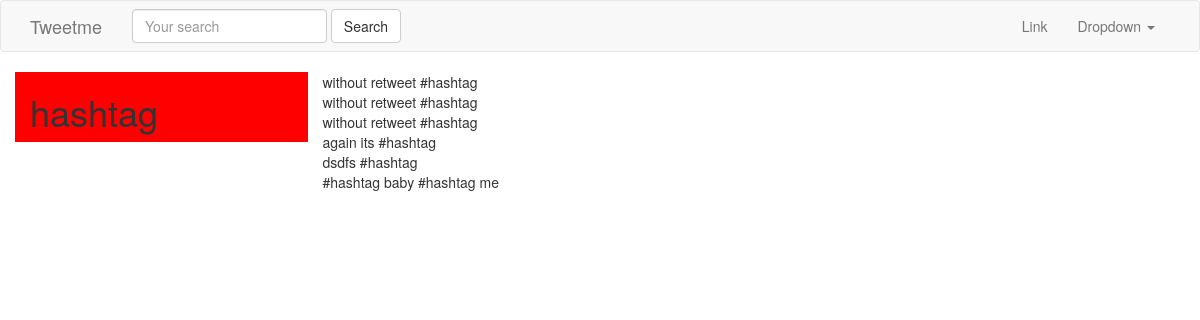
The page /tags/hashtag/ on the database its author committed.
### hashtag/models.py (models this page shows, shortened)
class Hashtag(models.Model):
    tag = models.CharField(max_length = 100)
    timestamp = models.DateTimeField(auto_now_add=True)
    def get_tweet(self):
        return Tweet.objects.filter(content__icontains = "#"+self.tag).order_by("-timestamp")

### tweets/models.py (models this page shows, shortened)
class Tweet(models.Model):
    parent = models.ForeignKey("self" , on_delete = models.CASCADE , blank = True , null = True)
    user = models.ForeignKey(settings.AUTH_USER_MODEL , on_delete = models.CASCADE)
    content = models.CharField(max_length=140 , validators=[validate_content])
    timestamp = models.DateTimeField(auto_now_add=True)
    updated = models.DateTimeField(auto_now=True)
    objects = TweetManager()

### hashtag/views.py (the view)
# urls.py: url(r'^tags/(?P<hashtag>.*)/$', HashtagView.as_view(), name='hashtag'),
class HashtagView(View):
    def get(self , request , hashtag , *args , **kwargs):
        hash_obj , created = Hashtag.objects.get_or_create(tag=hashtag)
        return render(request , "hashtags/tag_view.html" , {"obj" : hash_obj})

### hashtag/templates/hashtags/tag_view.html
{% extends "base.html" %}
{% block content %}
    <div class='row'>
        <div class='col-sm-3 col-xs-12' style='background-color:red;'>
        <h1>{{ obj.tag }}</h1>
        </div>
        <div class='col-sm-9 '>
            {% for tweet in obj.get_tweet %}
                {{ tweet.content }}<br/>
            {% endfor %}
        </div>
    </div>
{% endblock content %}

### rows shown on the page
Hashtag: tag "hashtag"
Tweet: content "without retweet #hashtag"
Tweet: content "without retweet #hashtag"
Tweet: content "without retweet #hashtag"
Tweet: content "again its #hashtag"
Tweet: content "dsdfs #hashtag"
Tweet: content "#hashtag baby #hashtag me"
